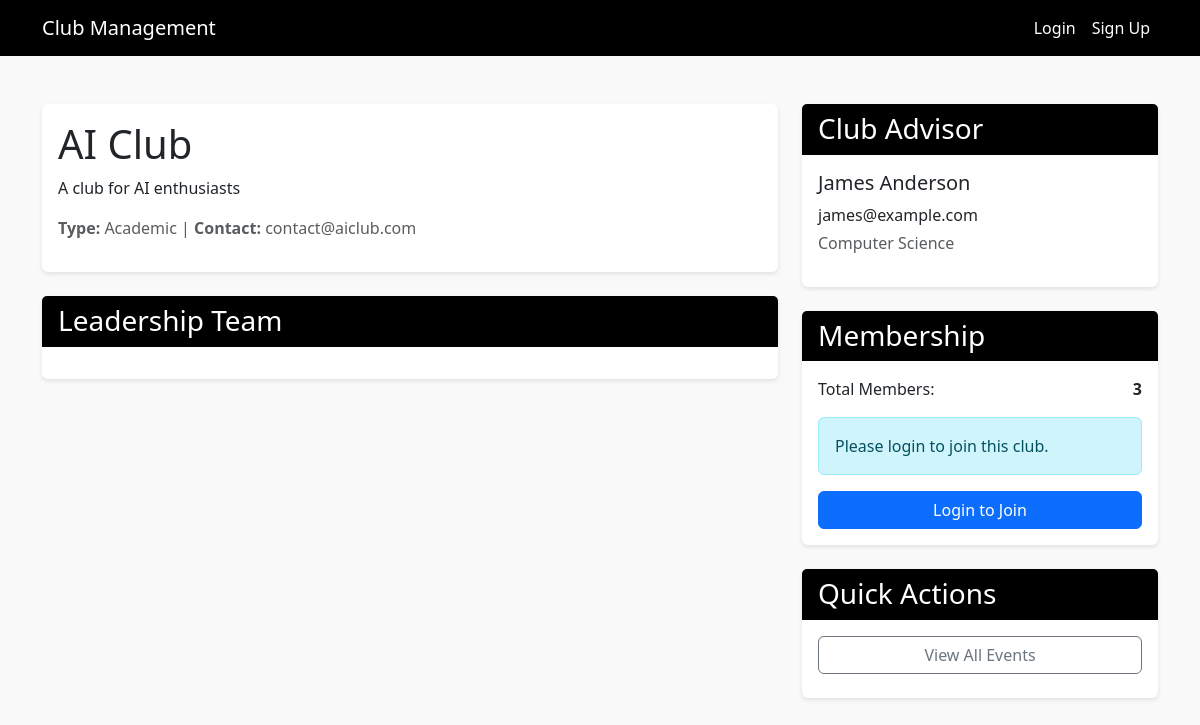
Page /club_details.php?id=1 on the committed database.
### tables this page shows
CREATE TABLE clubs (
    id INT AUTO_INCREMENT PRIMARY KEY,
    name VARCHAR(255) NOT NULL,
    description TEXT,
    contact VARCHAR(255),
    type ENUM('academic', 'sports', 'social', 'environmental', 'business') NOT NULL,
    created_at TIMESTAMP DEFAULT CURRENT_TIMESTAMP
);

CREATE TABLE users(
    id INT AUTO_INCREMENT PRIMARY KEY,
    name VARCHAR(255) NOT NULL,
    email VARCHAR(255) UNIQUE NOT NULL,
    password VARCHAR(255) NOT NULL,
    role ENUM('admin', 'club_manager', 'student', 'advisor') NOT NULL,
    created_at TIMESTAMP DEFAULT CURRENT_TIMESTAMP
);

CREATE TABLE teachers (
    id INT AUTO_INCREMENT PRIMARY KEY,
    user_id INT NOT NULL UNIQUE,
    department VARCHAR(255),
    created_at TIMESTAMP DEFAULT CURRENT_TIMESTAMP,
    FOREIGN KEY (user_id) REFERENCES users(id) ON DELETE CASCADE
);

### club_details.php (the view, shortened to what this page needs)
<?php
require_once __DIR__ . '/config/config.php';
$club_id = $_GET['id'];
$stmt = $pdo->prepare("SELECT * FROM clubs WHERE id = ?");
$stmt->execute([$club_id]);
$club = $stmt->fetch(PDO::FETCH_ASSOC);
$members = $pdo->prepare("
    SELECT u.name, u.email, cm.position, s.id AS student_id
    FROM club_members cm
    JOIN students s ON cm.student_id = s.id
    JOIN users u ON s.user_id = u.id
    WHERE cm.club_id = ?
    ORDER BY
        CASE cm.position
            WHEN 'president' THEN 1
            WHEN 'vice_president' THEN 2
            WHEN 'general_secretary' THEN 3
            WHEN 'treasurer' THEN 4
            ELSE 5
        END
");
$members->execute([$club_id]);
$members = $members->fetchAll(PDO::FETCH_ASSOC);
$advisor = $pdo->prepare("
    SELECT u.name, u.email, t.department
    FROM club_advisors ca
    JOIN teachers t ON ca.advisor_id = t.id
    JOIN users u ON t.user_id = u.id
    WHERE ca.club_id = ?
");
$advisor->execute([$club_id]);
$advisor = $advisor->fetch(PDO::FETCH_ASSOC);
$totalMembers = $pdo->prepare("SELECT COUNT(*) FROM club_members WHERE club_id = ?");
$totalMembers->execute([$club_id]);
$totalMembers = $totalMembers->fetchColumn();
$is_member = false;
?>
<!DOCTYPE html>
<html lang="en">
<head>
    <link href="https://cdn.jsdelivr.net/npm/bootstrap@5.3.0/dist/css/bootstrap.min.css" rel="stylesheet">
</head>
<body>
    <nav class="navbar navbar-expand-lg navbar-dark">
        <div class="container">
            <a class="navbar-brand" href="index.php">Club Management</a>
            <div class="navbar-nav ms-auto">
                <?php if (isset($_SESSION['user_id'])): ?>
                    <a class="nav-link" href="<?= $_SESSION['role'] === 'admin' ? 'admin_dashboard.php' : ($_SESSION['role'] === 'club_manager' ? 'club_manager_dashboard.php' : 'student_dashboard.php') ?>">Dashboard</a>
                    <a class="nav-link" href="logout.php">Logout</a>
                <?php else: ?>
                    <a class="nav-link" href="login.php">Login</a>
                    <a class="nav-link" href="signup.php">Sign Up</a>
                <?php endif; ?>
            </div>
        </div>
    </nav>
    <div class="container mt-5">
        <div class="row">
            <div class="col-md-8">
                <div class="card mb-4">
                    <div class="card-body">
                        <h1 class="card-title"><?= htmlspecialchars($club['name']) ?></h1>
                        <p class="card-text"><?= nl2br(htmlspecialchars($club['description'])) ?></p>
                        <p class="text-muted">
                            <strong>Type:</strong> <?= ucfirst($club['type']) ?> |
                            <strong>Contact:</strong> <?= htmlspecialchars($club['contact']) ?>
                        </p>
                    </div>
                </div>
                <div class="card mb-4">
                    <div class="card-header bg-black text-white">
                        <h3 class="mb-0">Leadership Team</h3>
                    </div>
                    <div class="card-body">
                    </div>
                </div>
            </div>
            <div class="col-md-4">
                <div class="card mb-4">
                    <div class="card-header bg-black text-white">
                        <h3 class="mb-0">Club Advisor</h3>
                    </div>
                    <div class="card-body">
                        <?php if ($advisor): ?>
                            <h5><?= htmlspecialchars($advisor['name']) ?></h5>
                            <p class="mb-1"><?= htmlspecialchars($advisor['email']) ?></p>
                            <p class="text-muted"><?= htmlspecialchars($advisor['department']) ?></p>
                        <?php else: ?>
                            <p class="text-muted">No advisor assigned</p>
                        <?php endif; ?>
                    </div>
                </div>
                <div class="card mb-4">
                    <div class="card-header bg-black text-white">
                        <h3 class="mb-0">Membership</h3>
                    </div>
                    <div class="card-body">
                        <div class="d-flex justify-content-between mb-3">
                            <span>Total Members:</span>
                            <strong><?= $totalMembers ?></strong>
                        </div>
                        <?php if (isset($_SESSION['user_id'])): ?>
                            <?php if ($is_member): ?>
                                <div class="alert alert-success mb-3">
                                    You are a member of this club.
                                </div>
                                <h5>Club Members</h5>
                                <ul class="list-group">
                                    <?php foreach ($members as $member): ?>
                                        <li class="list-group-item d-flex justify-content-between align-items-center">
                                            <?= htmlspecialchars($member['name']) ?>
                                            <span class="badge bg-secondary position-badge">
                                                <?= str_replace('_', ' ', $member['position'] ?: 'Member') ?>
                                            </span>
                                        </li>
                                    <?php endforeach; ?>
                                </ul>
                            <?php else: ?>
                                <form action="join_club.php" method="POST">
                                    <input type="hidden" name="club_id" value="<?= $club_id ?>">
                                    <button type="submit" class="btn btn-primary w-100">
                                        Join Club
                                    </button>
                                </form>
                            <?php endif; ?>
                        <?php else: ?>
                            <div class="alert alert-info">
                                Please login to join this club.
                            </div>
                            <a href="login.php?redirect=club_details.php?id=<?= $club_id ?>" class="btn btn-primary w-100">
                                Login to Join
                            </a>
                        <?php endif; ?>
                    </div>
                </div>
                <div class="card">
                    <div class="card-header bg-black text-white">
                        <h3 class="mb-0">Quick Actions</h3>
                    </div>
                    <div class="card-body">
                        <a href="events.php?club=<?= $club_id ?>" class="btn btn-outline-secondary w-100 mb-2">
                            View All Events
                        </a>
                    </div>
                </div>
            </div>
        </div>
    </div>
</body>
</html>

### club_details.php (style rules this page uses)
body { background-color: #f9f9f9; color: #333; }
.navbar { background-color: #000; }
.navbar-brand, .navbar-nav .nav-link { color: #fff !important; }
.card { border: none; box-shadow: 0 2px 4px rgba(0, 0, 0, 0.1); }

### rows in the picture
clubs: name "AI Club", description "A club for AI enthusiasts", type "Academic", contact "contact@aiclub.com"
users: name "James Anderson", email "james@example.com"
teachers: department "Computer Science"

### other values in the picture
$totalMembers "3"
